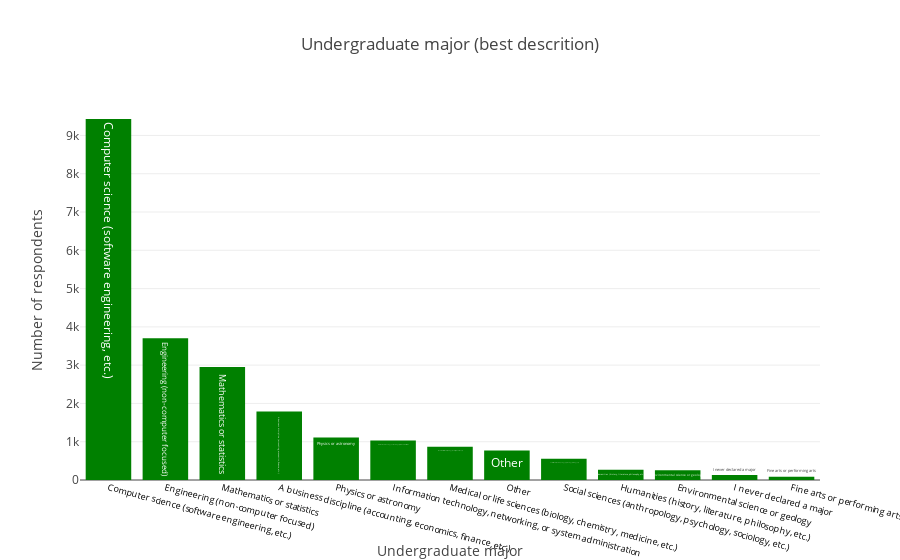

The notebook cell this image was saved under:
### Code cell
draw_trace_bar(get_categories(multiple_df,'Q5'), "Undergraduate major (best descrition)", "Undergraduate major", "Number of respondents", "Green")

### Figure 1 — Plotly figure (JSON) as saved in the notebook; plotly's stock layout.template omitted (floating-point values rounded to 4 significant figures)
{"data": [{"marker": {"color": "Green"}, "text": ["Computer science (software engineering, etc.)", "Engineering (non-computer focused)", "Mathematics or statistics", "A business discipline (accounting, economics, finance, etc.)", "Physics or astronomy", "Information technology, networking, or system administration", "Medical or life sciences (biology, chemistry, medicine, etc.)", "Other", "Social sciences (anthropology, psychology, sociology, etc.)", "Humanities (history, literature, philosophy, etc.)", "Environmental science or geology", "I never declared a major", "Fine arts or performing arts"], "type": "bar", "uid": "ecaff32d-2503-430a-8557-698266429a00", "x": ["Computer science (software engineering, etc.)", "Engineering (non-computer focused)", "Mathematics or statistics", "A business discipline (accounting, economics, finance, etc.)", "Physics or astronomy", "Information technology, networking, or system administration", "Medical or life sciences (biology, chemistry, medicine, etc.)", "Other", "Social sciences (anthropology, psychology, sociology, etc.)", "Humanities (history, literature, philosophy, etc.)", "Environmental science or geology", "I never declared a major", "Fine arts or performing arts"], "y": [9430, 3705, 2950, 1791, 1110, 1029, 871, 770, 554, 269, 253, 128, 87]}], "layout": {"hovermode": "closest", "title": "Undergraduate major (best descrition)", "xaxis": {"showticklabels": true, "tickangle": 15, "tickfont": {"color": "black", "size": 9}, "title": "Undergraduate major"}, "yaxis": {"title": "Number of respondents"}}}
